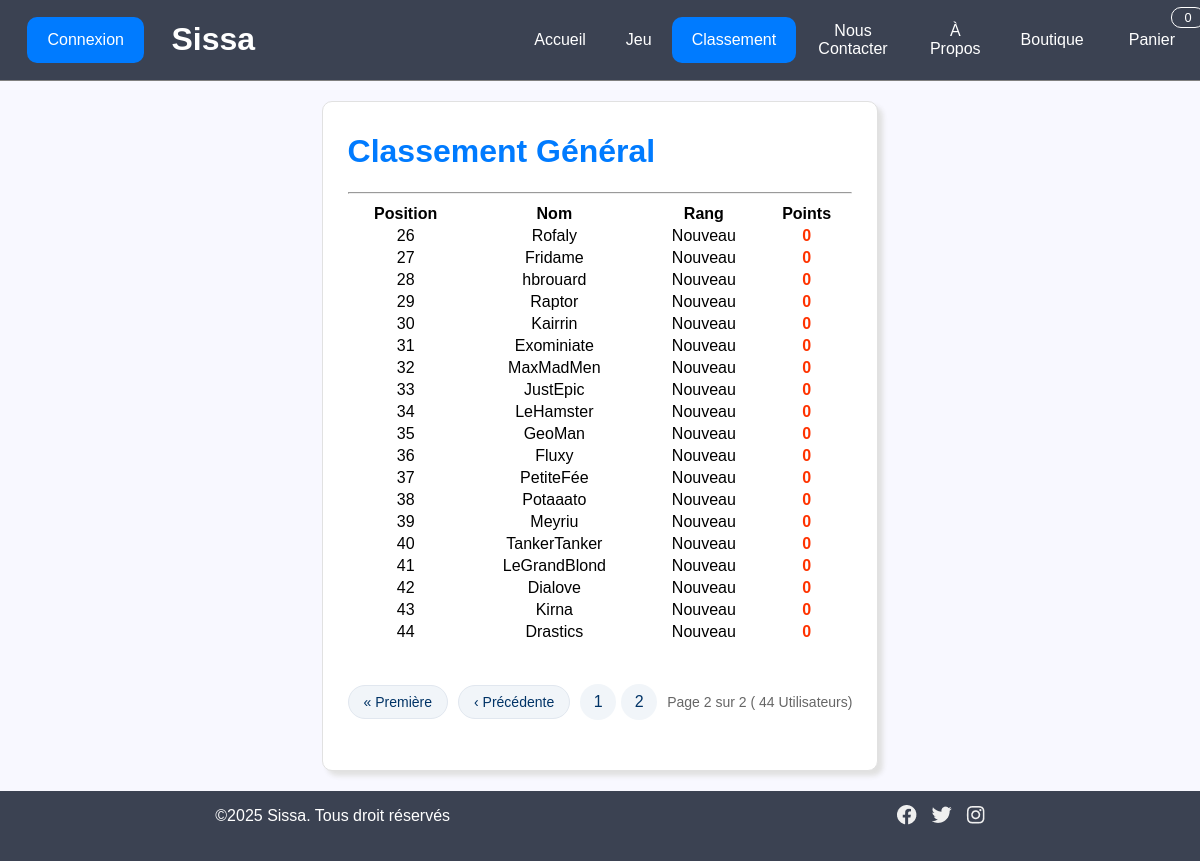
Screenshot of /Projet/pages/classement.php?page=2&action=test with the database file from the repository.
### tables this page shows
CREATE TABLE Utilisateur(
   idUtilisateur INT AUTO_INCREMENT,
   nom VARCHAR(50) NOT NULL,
   points INT NOT NULL,
   identifiant VARCHAR(50),
   mdp VARCHAR(50) NOT NULL,
   type CHAR(5) NOT NULL,
   idRang INT NOT NULL,
   PRIMARY KEY(idUtilisateur),
   FOREIGN KEY(idRang) REFERENCES Rang(idRang)
);

CREATE TABLE Rang(
   idRang INT AUTO_INCREMENT,
   nomRang VARCHAR(20) NOT NULL,
   points_minimum INT NOT NULL,
   couleur_rang CHAR(7) NOT NULL,
   PRIMARY KEY(idRang)
);

### Projet/pages/classement.php (the view, shortened to what this page needs)
<!DOCTYPE html>
<html lang="fr">
<head>
    <?php
        include("../common/styles.php")
    ?>
    <link rel="stylesheet" href="shop.css">
</head>
<body>
    <?php
        include("../common/nav.php");
        require_once("../admin/pagination.php");
    ?>
    <div class="content">
        <div class="leaderboard-global-wrapper">
        <div class="leaderboard">
        <div class="leaderboard-head">
            <h1 >Classement Général</h1>
            <hr>
        </div>
        <?php
        $db = connect();
        try{
            $page = 1;
            if(isset($_GET['page'])){
                $page= $_GET['page'];
            }
            $stmt = $db->prepare("SELECT u.identifiant as name,u.points as pts,r.couleur_rang as couleur,r.nomRang as rang FROM utilisateur u inner join rang r on r.idRang = u.idRang order by u.points DESC
            limit ?, ?");
            $page_size =  $GLOBALS['user_per_page'];
            $debut =($page-1) * $page_size;
            $stmt->bindParam(1,$debut, PDO::PARAM_INT);
            $stmt->bindParam(2,$page_size, PDO::PARAM_INT);
            $stmt->execute();
            $result = $stmt->fetchAll(PDO::FETCH_ASSOC);
            $i=($page-1)*$page_size +1;
            echo "<table>";
            echo "<thead><tr class=\"leaderboard-element\"><th>Position</th><th>Nom</th><th>Rang</th><th>Points</th></tr></thead>";
            foreach($result as $user){
                $name = $user['name'];
                $pts = $user['pts'];
                $color = $user['couleur'];
                $rang = $user['rang'];
                echo "<tr class=\"leaderboard-element\"><td>$i</td><td>$name</td> <td style = \"color:$color;\">$rang</td> <td class =\"leaderboard-pts\">$pts</td></tr>";
                $i=$i+1;
            }
            echo "</table>";
        }catch(PDOException $e){
            header("Location: ../pages/error_page.php");
            exit();
        }
        ?>
        </div>
        </div>
    </div>
    <?php
        include("../common/footer.php");
    ?>
</body>
</html>

### Projet/pages/palette.css (style rules this page uses)
:root { --sissa_dark_blue: #3b4252; --sissa_light_blue: #007BFF; --sissa_night_sky: #003366; --sissa_error_red: #d9534f; }

### Projet/pages/style.css (style rules this page uses)
html { height: 100%; margin: 0; padding: 0; background-color: ghostwhite; }
body { font-family: Helvetica, sans-serif; height: 100%; margin: 0; padding: 0; display: table; width: 100%; }
.content { padding: 20px; text-align: center; }
.leaderboard { display: grid; height: fit-content; border: 1px solid #e1e1e1; border-radius: 10px; position: relative; background: white; flex-direction: column; padding: 10px 25px; box-shadow: 5px 5px 5px #e1e1e1; }
.leaderboard-head { color: var(--sissa_light_blue); grid-row: 1; text-align: left; }
.leaderboard-head h1 { color: var(--sissa_light_blue); }
.leaderboard-element { border-bottom: #e1e1e1 solid 1px; display: table-row; width: 12vw; font-size: medium; }
.leaderboard-pts { color: #ff3300; font-weight: bold; }
.leaderboard-global-wrapper { display: flex; justify-content: center; }

### rows the page displays
utilisateur: identifiant "Rofaly", idRang.nomRang "Nouveau", points "0"
utilisateur: identifiant "Fridame", idRang.nomRang "Nouveau", points "0"
utilisateur: identifiant "hbrouard", idRang.nomRang "Nouveau", points "0"
utilisateur: identifiant "Raptor", idRang.nomRang "Nouveau", points "0"
utilisateur: identifiant "Kairrin", idRang.nomRang "Nouveau", points "0"
utilisateur: identifiant "Exominiate", idRang.nomRang "Nouveau", points "0"
utilisateur: identifiant "MaxMadMen", idRang.nomRang "Nouveau", points "0"
utilisateur: identifiant "JustEpic", idRang.nomRang "Nouveau", points "0"
utilisateur: identifiant "LeHamster", idRang.nomRang "Nouveau", points "0"
utilisateur: identifiant "GeoMan", idRang.nomRang "Nouveau", points "0"
utilisateur: identifiant "Fluxy", idRang.nomRang "Nouveau", points "0"
utilisateur: identifiant "PetiteFée", idRang.nomRang "Nouveau", points "0"
utilisateur: identifiant "Potaaato", idRang.nomRang "Nouveau", points "0"
utilisateur: identifiant "Meyriu", idRang.nomRang "Nouveau", points "0"
utilisateur: identifiant "TankerTanker", idRang.nomRang "Nouveau", points "0"
utilisateur: identifiant "LeGrandBlond", idRang.nomRang "Nouveau", points "0"
utilisateur: identifiant "Dialove", idRang.nomRang "Nouveau", points "0"
utilisateur: identifiant "Kirna", idRang.nomRang "Nouveau", points "0"
utilisateur: identifiant "Drastics", idRang.nomRang "Nouveau", points "0"

### other values shown
$value "Accueil"
$value "Jeu"
$value "Classement"
$value "Nous Contacter"
$value "À Propos"
$value "Boutique"
$page_courante "2"
$nombre_pages "2"
$total_elements "44"
$name "Utilisateurs"
